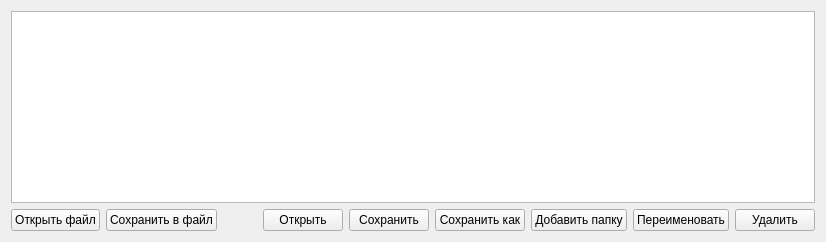
       <widget class="QWidget" name="Katal_list">
        <attribute name="title">
         <string>Каталог</string>
        </attribute>
        <layout class="QVBoxLayout" name="verticalLayout_6">
         <item>
          <widget class="QTreeView" name="kat_bd"/>
         </item>
         <item>
          <layout class="QHBoxLayout" name="horizontalLayout_15" stretch="0,0,1,0,0,0,0,0,0">
           <item>
            <widget class="QPushButton" name="btn_open_file">
             <property name="text">
              <string>Открыть файл</string>
             </property>
            </widget>
           </item>
           <item>
            <widget class="QPushButton" name="btn_save_file">
             <property name="text">
              <string>Сохранить в файл</string>
             </property>
            </widget>
           </item>
           <item>
            <spacer name="horizontalSpacer_15">
             <property name="orientation">
              <enum>Qt::Horizontal</enum>
             </property>
             <property name="sizeHint" stdset="0">
              <size>
               <width>40</width>
               <height>20</height>
              </size>
             </property>
            </spacer>
           </item>
           <item>
            <widget class="QPushButton" name="btn_open_bd">
             <property name="text">
              <string>Открыть</string>
             </property>
            </widget>
           </item>
           <item>
            <widget class="QPushButton" name="btn_save_bd">
             <property name="text">
              <string>Сохранить</string>
             </property>
            </widget>
           </item>
           <item>
            <widget class="QPushButton" name="btn_savek_bd">
             <property name="text">
              <string>Сохранить как</string>
             </property>
            </widget>
           </item>
           <item>
            <widget class="QPushButton" name="btn_newpapk_bd">
             <property name="text">
              <string>Добавить папку</string>
             </property>
            </widget>
           </item>
           <item>
            <widget class="QPushButton" name="btn_rename_bd">
             <property name="text">
              <string>Переименовать</string>
             </property>
            </widget>
           </item>
           <item>
            <widget class="QPushButton" name="btn_del_bd">
             <property name="text">
              <string>Удалить</string>
             </property>
            </widget>
           </item>
          </layout>
         </item>
        </layout>
       </widget>
